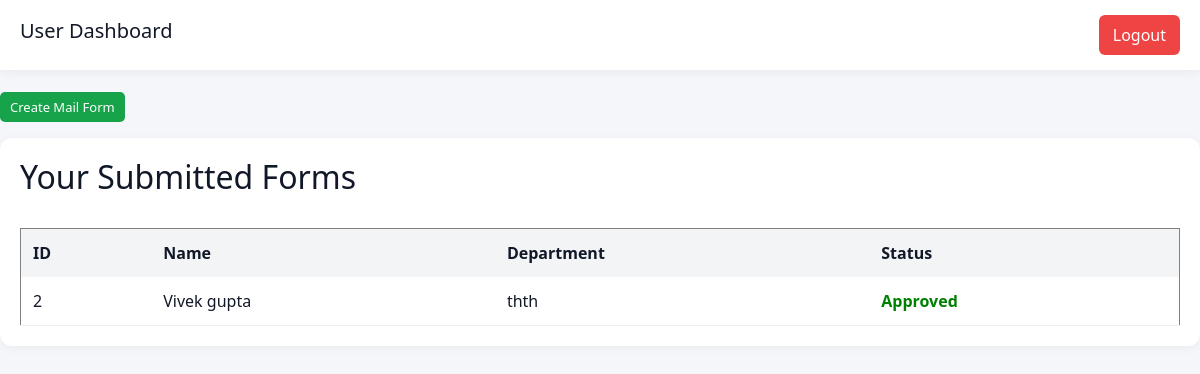
The page /user_dashboard (signed in) on the database its author committed.
### app.py (models this page shows)
class MailForm(db.Model):
    id = db.Column(db.Integer, primary_key=True)
    first_name = db.Column(db.String(100))
    last_name = db.Column(db.String(100))
    department = db.Column(db.String(100))
    status = db.Column(db.String(50), default='Pending')
    user_id = db.Column(db.Integer)

### app.py (the view)
@app.route('/user_dashboard')
def user_dashboard():
    if 'user_id' not in session:
        return redirect('/login')
    forms = MailForm.query.filter_by(user_id=session['user_id']).all()
    return render_template('user_dashboard.html', forms=forms)

### templates/user_dashboard.html (shortened to what this page needs)
<!DOCTYPE html>
<html>
<head>
<link href="https://cdn.jsdelivr.net/npm/bootstrap@5.3.3/dist/css/bootstrap.min.css" rel="stylesheet">
<link rel="stylesheet"
href="{{ url_for('static', filename='style.css') }}">
</head>
<body>
<div class="header">
<h1>User Dashboard</h1>
<a href="/logout" class="logout">
Logout
</a>
</div>
<br>
<a href="/form" class="action-btn approve">
Create Mail Form
</a>
<div class="table-box">
<h2>Your Submitted Forms</h2>
<br>
<table border="1" width="100%" cellpadding="10">
<tr>
<th>ID</th>
<th>Name</th>
<th>Department</th>
<th>Status</th>
</tr>
{% for form in forms %}
<tr>
<td>{{ form.id }}</td>
<td>
{{ form.first_name }}
{{ form.last_name }}
</td>
<td>
{{ form.department }}
</td>
<td>
{% if form.status == 'Approved' %}
<span style="color:green;font-weight:bold;">
Approved
</span>
{% elif form.status == 'Rejected' %}
<span style="color:red;font-weight:bold;">
Rejected
</span>
{% else %}
<span style="color:orange;font-weight:bold;">
Pending
</span>
{% endif %}
</td>
</tr>
{% endfor %}
</table>
</div>
</body>
</html>

### static/style.css (style rules this page uses)
* { margin: 0; padding: 0; box-sizing: border-box; font-family: "Segoe UI", Arial, sans-serif; }
body { background: #f4f6f9; color: #111827; }
.header { display: flex; justify-content: space-between; align-items: center; padding: 15px 20px; background: white; box-shadow: 0 2px 10px rgba(0,0,0,0.05); }
.header h1 { font-size: 20px; }
.logout { background: #ef4444; color: white; padding: 8px 14px; border-radius: 6px; text-decoration: none; }
.table-box, .table-container { background: white; margin-top: 20px; padding: 20px; border-radius: 12px; box-shadow: 0 2px 10px rgba(0,0,0,0.05); }
table { width: 100%; border-collapse: collapse; }
th { background: #f3f4f6; padding: 12px; text-align: left; }
td { padding: 12px; border-bottom: 1px solid #eee; }
.action-btn { padding: 6px 10px; border-radius: 5px; text-decoration: none; color: white; font-size: 13px; margin-right: 5px; }
.approve { background: #16a34a; }

### rows shown on the page
MailForm: id "2", first_name "Vivek", last_name "gupta", department "thth", status "Approved"
